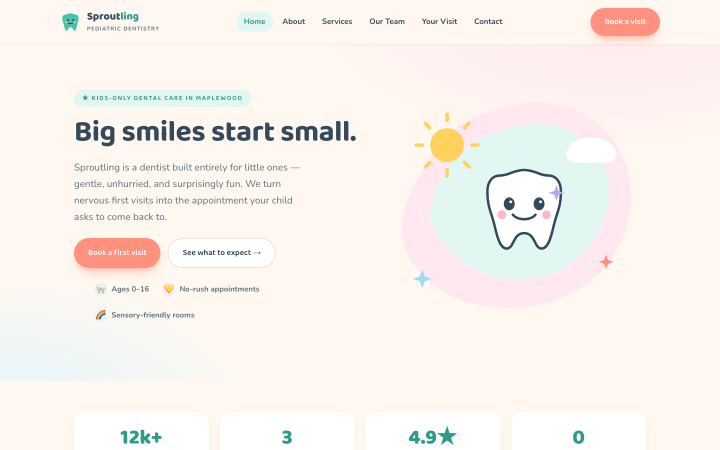
#> input picture sites/bright-smiles-pedo/screenshots/thumb.png, 1440 x 900 px, found by its file name (shown at 1/2 size)
$ python make_report_images.py
#> lines starting #> are read from the running program, lines starting #| are printed output that depends on the picture
#> in distribution_grid, `canvas = Image.new("RGB", (cols * cell_w, rows * (cell_h + label_h)), ..`: canvas: PIL image 2400x664 RGB; every value is 255
### src/d2c/grade/visualize.py
from __future__ import annotations

import tempfile
from pathlib import Path

from PIL import Image, ImageDraw, ImageFont

from d2c.grade.embed import global_similarity
from d2c.grade.introspect import browser_session, introspect
from d2c.grade.match import match_blocks
from d2c.grade.score import page_score, score_page

MATCHED = (46, 160, 67)
MISSING = (207, 34, 46)
EXTRA = (219, 109, 0)
HEADER_H = 90
GAP = 24


def _font(size: int) -> ImageFont.ImageFont:
#> called with size = 22
    for path in (
        "/System/Library/Fonts/Supplemental/Arial.ttf",
        "/usr/share/fonts/truetype/dejavu/DejaVuSans.ttf",
    ):
        if Path(path).exists():
            return ImageFont.truetype(path, size)
    return ImageFont.load_default()


# [5 lines left out: function _draw_boxes, not called in this run]


def visualize_page(reference_dir: Path, candidate_dir: Path, page: str, out_path: Path) -> dict:
    with tempfile.TemporaryDirectory() as tmp:
        ref_png, cand_png = Path(tmp) / "ref.png", Path(tmp) / "cand.png"
        with browser_session() as p:
            ref = introspect(p, (reference_dir / page).resolve().as_uri(), ref_png)
            cand = introspect(p, (candidate_dir / page).resolve().as_uri(), cand_png)
        ref_img = Image.open(ref_png).convert("RGB")
        cand_img = Image.open(cand_png).convert("RGB")

    rd, ad = (ref["width"], ref["height"]), (cand["width"], cand["height"])
    matched, missing, extra = match_blocks(ref["blocks"], cand["blocks"], rd, ad)
    dims = score_page(ref["blocks"], cand["blocks"], matched, extra, rd, ad)
    g = global_similarity(ref_png, cand_png) if ref_png.exists() else None
    score = page_score(dims, g)

    _draw_boxes(ref_img, ref["blocks"], [m[0] for m in matched], MATCHED)
    _draw_boxes(ref_img, ref["blocks"], missing, MISSING)
    _draw_boxes(cand_img, cand["blocks"], [m[1] for m in matched], MATCHED)
    _draw_boxes(cand_img, cand["blocks"], extra, EXTRA)

    body_h = max(ref_img.height, cand_img.height)
    canvas = Image.new("RGB", (ref_img.width + GAP + cand_img.width, HEADER_H + body_h), "white")
    canvas.paste(ref_img, (0, HEADER_H))
    canvas.paste(cand_img, (ref_img.width + GAP, HEADER_H))

    draw = ImageDraw.Draw(canvas)
    title = _font(30)
    small = _font(20)
    draw.text((16, 14), f"REFERENCE", fill=(20, 20, 20), font=title)
    draw.text((ref_img.width + GAP + 16, 14), "CANDIDATE", fill=(20, 20, 20), font=title)
    breakdown = (
        f"score {score:.3f}   layout {dims['layout']:.2f}   content {dims['content']:.2f}   "
        f"color {dims['color']:.2f}   typo {dims['typography']:.2f}   "
        f"global {g:.2f}" if g is not None else f"score {score:.3f}"
    )
    draw.text((16, 52), breakdown, fill=(60, 60, 60), font=small)
    legend = f"matched {len(matched)} (green)   missing {len(missing)} (red)   extra {len(extra)} (orange)"
    draw.text((ref_img.width + GAP + 16, 52), legend, fill=(60, 60, 60), font=small)

    out_path.parent.mkdir(parents=True, exist_ok=True)
    canvas.save(out_path)
    return {"page": page, "score": score, "matched": len(matched), "missing": len(missing), "extra": len(extra)}

### scripts/figures/make_report_images.py
"""Builds the figures embedded in the README into report/."""

from __future__ import annotations

import json
import shutil
import statistics as st
import tempfile
from pathlib import Path

import matplotlib

matplotlib.use("Agg")
import matplotlib.pyplot as plt
from PIL import Image, ImageDraw, ImageFont

from d2c.grade.visualize import _font
from d2c.grade.visualize import visualize_page

REPORT = Path("report")
SITES = Path("sites")
ORDER = [
    "observability-saas", "harbor-law", "pulse-festival", "bright-smiles-pedo", "form-furniture",
    "hearth-table", "vault-wallet", "coastal-marine-lab", "still-point-retreat", "offgrid-streetwear",
]

# The validated 11-kind reward curves (severity 0 -> 1), from tests/validate.py.
SEVERITIES = [0.0, 0.25, 0.5, 0.75, 1.0]
CURVES = {
    "lorem": [1.000, 0.905, 0.826, 0.730, 0.658],
    "garble": [1.000, 0.897, 0.855, 0.724, 0.651],
    "color": [1.000, 0.978, 0.944, 0.900, 0.854],
    "bgcolor": [1.000, 0.974, 0.953, 0.921, 0.909],
    "shift": [1.000, 0.989, 0.971, 0.938, 0.919],
    "typo": [1.000, 0.919, 0.884, 0.847, 0.824],
    "svg": [1.000, 0.992, 0.987, 0.983, 0.981],
    "shape": [1.000, 0.999, 0.998, 0.993, 0.990],
    "drop": [1.000, 0.093, 0.093, 0.093, 0.003],
    "scramble": [1.000, 0.930, 0.930, 0.930, 0.930],
    "combo": [1.000, 0.848, 0.750, 0.651, 0.580],
}


def distribution_grid() -> None:
    cell_w, cell_h, label_h, cols = 480, 300, 32, 5
    rows = (len(ORDER) + cols - 1) // cols
    canvas = Image.new("RGB", (cols * cell_w, rows * (cell_h + label_h)), "white")
    draw = ImageDraw.Draw(canvas)
    font = _font(22)
    for i, site in enumerate(ORDER):
        r, c = divmod(i, cols)
        thumb = Image.open(SITES / site / "screenshots" / "thumb.png").convert("RGB").resize((cell_w, cell_h))
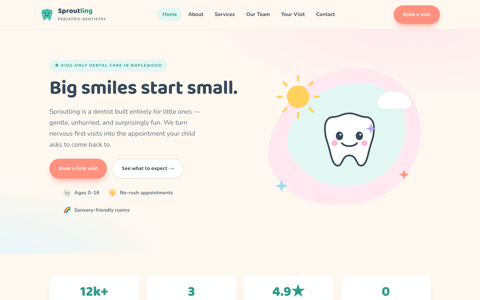
#> thumb: PIL image 480x300 RGB; mean R, G, B 248.5, 242.3, 236.6
        x, y = c * cell_w, r * (cell_h + label_h)
        canvas.paste(thumb, (x, y))
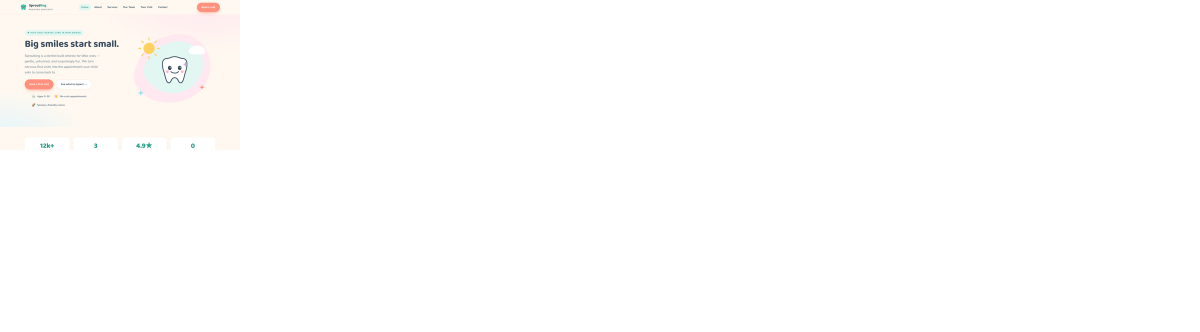
#> canvas: PIL image 2400x664 RGB (shown at 1/2 size); mean R, G, B 254.4, 253.9, 253.3
        draw.text((x + 8, y + cell_h + 6), site, fill=(40, 40, 40), font=font)
    canvas.save(REPORT / "distribution_grid.png")
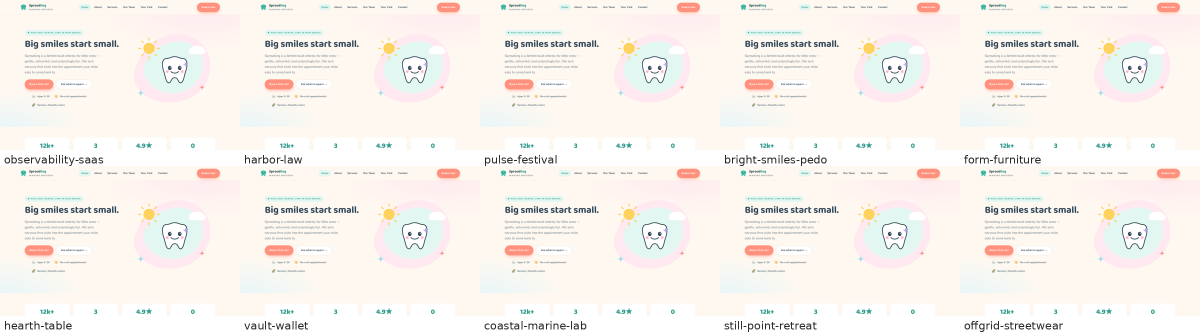
#> saved as distribution_grid.png: PIL image 2400x664 RGB (shown at 1/2 size); mean R, G, B 248, 242.5, 237.3


def monotonicity_chart() -> None:
    plt.figure(figsize=(9, 5.5))
    for kind, ys in CURVES.items():
        plt.plot(SEVERITIES, ys, marker="o", markersize=3, linewidth=1.5, label=kind)
    plt.ylim(0, 1.03)
    plt.xlabel("degradation severity")
    plt.ylabel("reward")
    plt.title("Reward vs. degradation severity — every curve is monotone")
    plt.legend(ncol=2, fontsize=8)
    plt.grid(alpha=0.3)
    plt.tight_layout()
    plt.savefig(REPORT / "monotonicity.png", dpi=130)
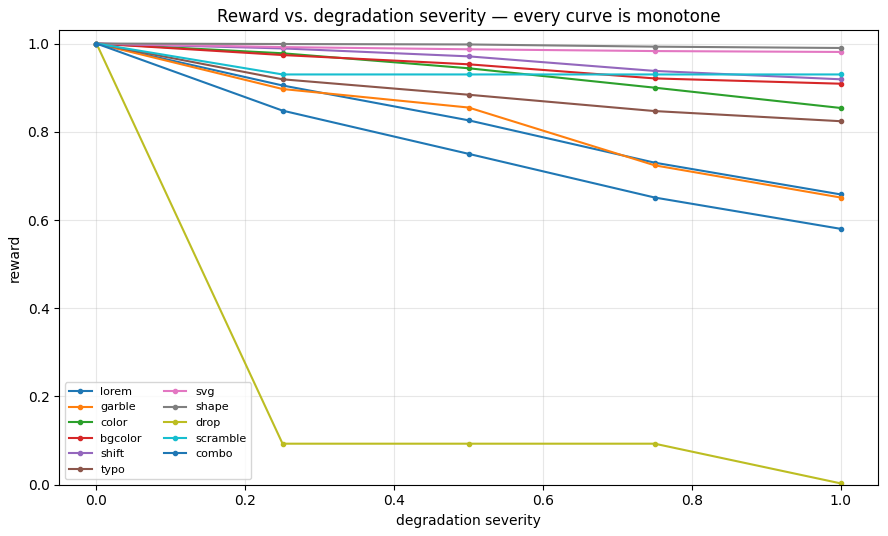
#> figure drawn by matplotlib, 1 panel
    plt.close()


def anchors() -> None:
    reference = SITES / "observability-saas"
    oracle_path = REPORT / "_oracle.png"
    floor_path = REPORT / "_floor.png"
    visualize_page(reference, reference, "index.html", oracle_path)
#> (the call stopped at in visualize_page, `with browser_session() as p:`: d2c is not available in this run)
    with tempfile.TemporaryDirectory() as tmp:
        blank = Path(tmp)
        (blank / "index.html").write_text("<!doctype html><html><head></head><body></body></html>")
        visualize_page(reference, blank, "index.html", floor_path)
#> (the call stopped at in visualize_page, `with browser_session() as p:`: d2c is not available in this run)

    crop = 1100
#> (the run stopped early here; a loop or call above may not have finished)
